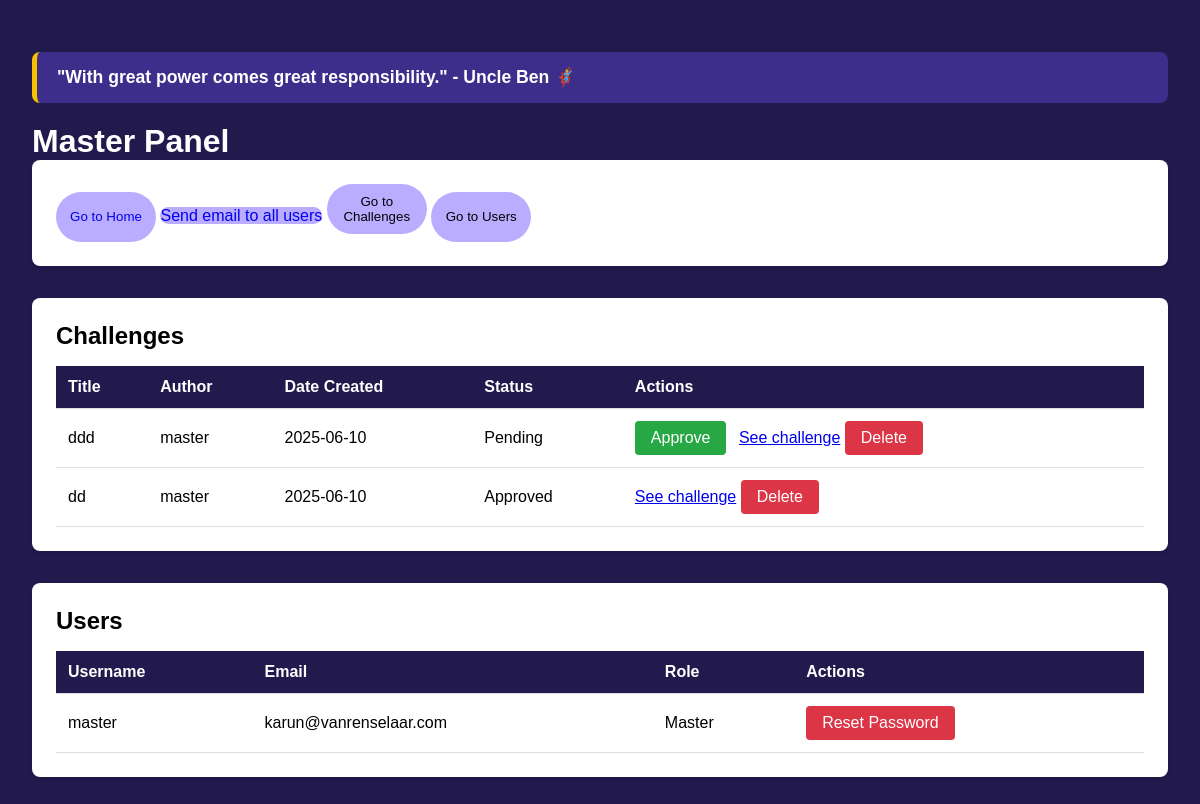
The page /admin (signed in) on the database its author committed.
### models.py (models this page shows, shortened)
class Todo(db.Model):
    id = db.Column(db.Integer, primary_key=True)
    date_created = db.Column(db.DateTime(timezone=True), default=lambda: datetime.now(timezone.utc))
    likes = db.Column(db.Integer, default=0)
    name = db.Column(db.String(100), nullable=False)
    title = db.Column(db.String(100), nullable=False)
    main_question = db.Column(db.String(200), nullable=False)
    sub_questions = db.Column(db.String(500), nullable=False)
    description = db.Column(db.Text, nullable=False)
    end_product = db.Column(db.Text, nullable=False)
    category = db.Column(db.String(50), nullable=False)
    image = db.Column(db.String(100), nullable=True)
    approved = db.Column(db.Boolean, default=False)
    author_id = db.Column(db.Integer, db.ForeignKey('user.id'), nullable=False)

class User(UserMixin, db.Model):
    id = db.Column(db.Integer, primary_key=True)
    username = db.Column(db.String(80), unique=True, nullable=False)
    email = db.Column(db.String(120), unique=True, nullable=False)
    password_hash = db.Column(db.String(128))
    is_admin = db.Column(db.Boolean, default=False)
    is_master = db.Column(db.Boolean, default=False)
    challenges = db.relationship('Todo', backref='author', lazy=True, cascade='all, delete-orphan')
    reset_token = db.Column(db.String(128), nullable=True)
    reset_token_expiration = db.Column(db.DateTime(timezone=True), nullable=True)

### app.py (the view, shortened to what this page needs)
@app.route('/admin')
@login_required
def admin():
    if current_user.is_master or current_user.is_admin:
        challenges = Todo.query.all()
        users = User.query.all()
        return render_template('admin.html', challenges=challenges, users=users)

### app.py (called while the page is built)
@login_manager.user_loader
def load_user(user_id):
    return User.query.get(int(user_id))

### templates/admin.html (shortened to what this page needs)
{% extends 'base.html' %} {% block head %} {{ super() }}
<link
  rel="stylesheet"
  href="{{ url_for('static', filename='css/admin.css') }}"
/>
{% endblock %} {% block body %}
<div class="admin-container">
  {% if current_user.is_authenticated and (current_user.is_admin or current_user.is_master) %}
  <div class="admin-message">
    <p>"With great power comes great responsibility." - Uncle Ben 🦸‍♂️</p>
  </div>
  {% endif %}
  {% if current_user.is_master %}
  <h1>Master Panel</h1>
  {% endif %}
  <div class="section">
  <button class="btn">
    <a href="{{ url_for('index') }}">Go to Home</a>
  </button>
  <a class="btn" href="{{url_for('admin_email')}}">Send email to all users</a>
  <button class="btn" onclick="scrollToElement('challenge-section')">Go to Challenges</button>
  <button class="btn" onclick="scrollToElement('users-section')">Go to Users</button>
  </div>
  <div class="section" id="challenge-section">
    <h2>Challenges</h2>
    <table>
      <thead>
        <tr>
          <th>Title</th>
          <th>Author</th>
          <th>Date Created</th>
          <th>Status</th>
          <th>Actions</th>
        </tr>
      </thead>
      <tbody>
        {% for challenge in challenges %}
        <tr>
          <td>{{ challenge.title }}</td>
          <td>{{ challenge.author.username }}</td>
          <td>{{ challenge.date_created.strftime('%Y-%m-%d') }}</td>
          <td>
            {% if challenge.approved %}Approved{% else %}Pending{% endif %}
          </td>
          <td>
            {% if not challenge.approved %}
            <a
              href="{{ url_for('approve_challenge', id=challenge.id) }}"
              class="action-button approve-button"
              >Approve</a
            >
            {% endif %}
            <a href="{{ url_for('fullcard', id=challenge.id) }}"
              >See challenge</a
            >
            <a
              href="{{ url_for('delete_challenge', id=challenge.id) }}"
              class="action-button delete-button"
              onclick="return confirm('Are you sure you want to delete this challenge?')"
              >Delete</a
            >
          </td>
        </tr>
        {% endfor %}
      </tbody>
    </table>
  </div>
  <div class="section">
    <h2>Users</h2>
    <table>
      <thead>
        <tr>
          <th>Username</th>
          <th>Email</th>
          <th>Role</th>
          <th>Actions</th>
        </tr>
      </thead>
      <tbody>
        {% for user in users %}
        <tr>
          <td>{{ user.username }}</td>
          <td>{{ user.email }}</td>
          <td>
            {% if user.is_master %} Master {% elif user.is_admin %} Admin {%
            else %} User {% endif %}
          </td>
          {% if current_user.is_admin or current_user.is_master %}
          <td>
            {% if current_user.is_master %}
            <a
              href="{{ url_for('reset_user_password', id=user.id) }}"
              class="action-button delete-button"
              onclick="return confirm('Are you sure you want to reset this user\'s password?')"
            >
              Reset Password
            </a>
            </td>
            {% endif %}
          {% endif %}
        </tr>
        {% endfor %}
      </tbody>
    </table>
  </div>
</div>
{% endblock %}

### static/css/base.css (style rules this page uses)
:root { --color-primary: #4c2178; --color-secondary: #383838; --color-accent: #d42b87; --color-background: #22194d; --color-text: #010101; }
body { background-color: var(--color-background); color: var(--color-text); }
* { box-sizing: border-box; margin: 0; padding: 0; }

### static/css/main.css (style rules this page uses)
body { margin: 0; font-family: sans-serif; }

### static/css/admin.css (style rules this page uses)
.admin-container { padding: 2rem; max-width: 1300px; margin: 0 auto; }
.btn { border: none; text-decoration: none; background: #baadff; height: 50px; width: 100px; border-radius: 100px; cursor: pointer; }
.btn a { text-decoration: none; }
h1 { color: white; }
.admin-message { background-color: #3d2e8c; color: #fff; padding: 15px 20px; border-left: 5px solid #f9c000; margin: 20px 0; font-weight: bold; border-radius: 8px; font-size: 1.1rem; opacity: 0; transform: translateY(-10vh); animation: fadeSlideIn 2s ease-out forwards; width: 100%; justify-content: center; }
.section { background: white; padding: 1.5rem; border-radius: 8px; margin-bottom: 2rem; box-shadow: 0 2px 4px rgba(0, 0, 0, 0.1); }
table { width: 100%; border-collapse: collapse; margin-top: 1rem; }
th, td { padding: 0.75rem; text-align: left; border-bottom: 1px solid #ddd; }
th { background-color: #22194d; color: white; }
.action-button { padding: 0.5rem 1rem; border-radius: 4px; text-decoration: none; color: white; margin-right: 0.5rem; display: inline-block; }
.approve-button { background-color: #28a745; }
.delete-button { background-color: #dc3545; }

### rows shown on the page
Todo: title "ddd", author.username "master", date_created "2025-06-10", approved "Pending"
Todo: title "dd", author.username "master", date_created "2025-06-10", approved "Approved"
User: username "master", email "karun@vanrenselaar.com", is_master "Master"
